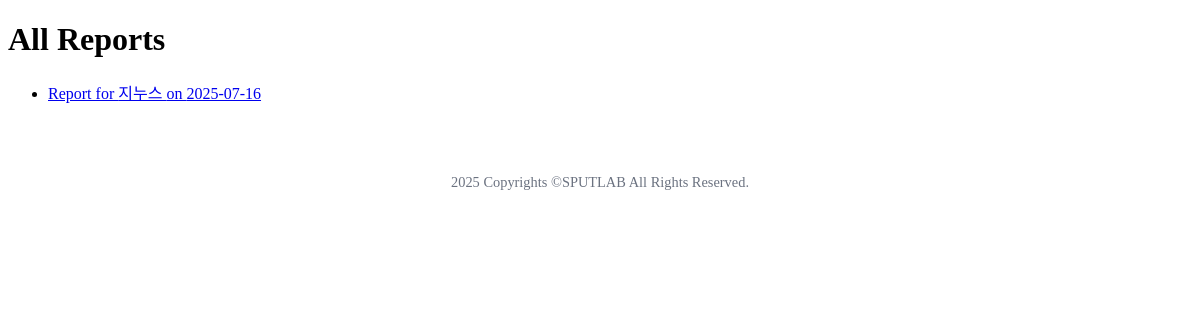
The page /reports/ on the database as committed earlier.
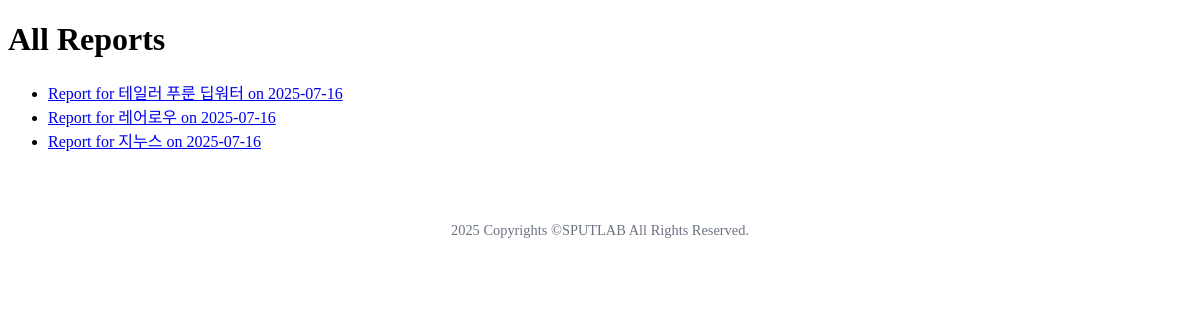
The same page on the database as committed later.
### reports/models.py (models this page shows, shortened)
class Report(models.Model):
    brand = models.ForeignKey(Brand, on_delete=models.CASCADE, related_name='reports')
    created_at = models.DateTimeField(auto_now_add=True)
    report_date = models.DateField(db_index=True, null=True, blank=True)
    competitor_brand_name = models.CharField(max_length=255, blank=True)
    raw_data = models.JSONField(null=True, blank=True, help_text="Stores all raw data collected from APIs (YouTube, Naver, etc.)")
    report_data = models.JSONField(null=True, blank=True, help_text="The complete, structured report generated by Gemini, following the detailed schema.")
    generated_wordcloud_path = models.CharField(max_length=1024, null=True, blank=True)
    generated_chart_paths = models.JSONField(null=True, blank=True, help_text="Paths to generated chart images")
    class Meta:
        ordering = ['-report_date']
        indexes = [
            models.Index(fields=['brand', 'report_date']),
        ]

class Brand(models.Model):
    BRAND_TYPE_CHOICES = [
        ('main', 'Main Brand'),
        ('competitor', 'Competitor Brand'),
    ]
    name = models.CharField(max_length=255, unique=True)
    brand_type = models.CharField(max_length=10, choices=BRAND_TYPE_CHOICES, default='main')

### reports/views.py (the view)
# urls.py: path('reports/', views.report_list, name='report_list'),
def report_list(request):
    reports = Report.objects.all().order_by('-report_date')
    return render(request, 'reports/report_list.html', {'reports': reports})

### reports/templates/reports/report_list.html (shortened to what this page needs)
<!DOCTYPE html>
<html lang="en">
<head>
</head>
<body>
    <h1>All Reports</h1>
    <ul>
        {% for report in reports %}
            <li>
                <a href="{% url 'reports:report_detail' report.id %}">
                    Report for {{ report.brand.name }} on {{ report.created_at|date:"Y-m-d" }}
                </a>
            </li>
        {% empty %}
            <li>No reports available.</li>
        {% endfor %}
    </ul>
    <footer style="text-align: center; margin-top: 50px; padding: 20px; color: #6b7280; font-size: 0.9em;">
        2025 Copyrights &copy;SPUTLAB All Rights Reserved.
    </footer>
</body>
</html>

Rows that differ between the two databases and show on the page:
added Report: brand.name "테일러 푸룬 딥워터", created_at "2025-07-16"
added Report: brand.name "레어로우", created_at "2025-07-16"
